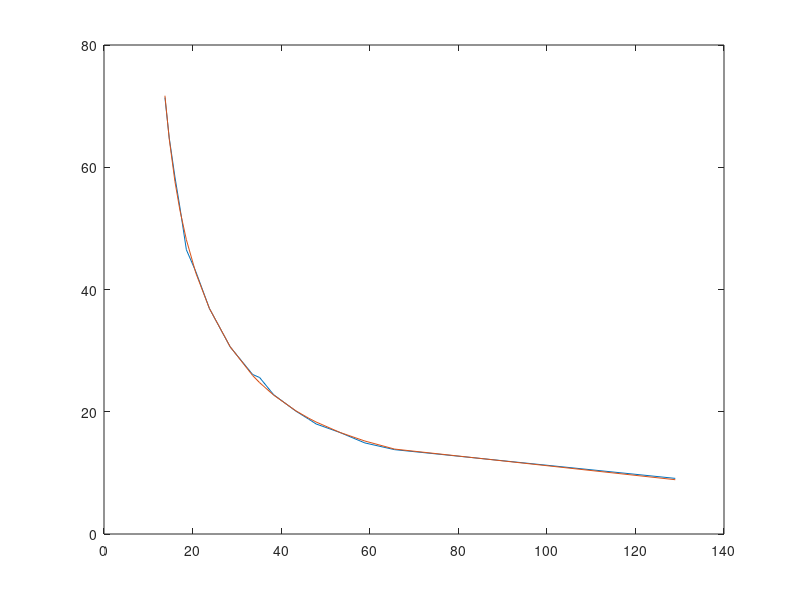

This chart was generated by the following MATLAB code:
cal_kohm=   [   129.0,  65.6,   58.9,   53.3,   47.9,   46.2,   43.33,  38.29,  35.14,  33.56,  28.5,   23.8,   20.75,  18.6,   17.13,  16.02,  14.73,  13.76];
cal_kg=     [   9.1,    13.8,   14.9,   16.6,   18.0,   18.8,   20.1,   22.8,   25.6,   26.1,   30.6,   36.9,   42.9,   46.5,   53.5,   58.4,   64.8,   71.4];

x=cal_kohm(1:end);
y=cal_kg(1:end);
% x=1./x;
n=4;
p = polyfit(1./x,y,n);
yfit = polyval(p,1./x);

% yfit = p1*x^n + p2*x^(n-1) + .... pn*x + pn+1

figure(1); clf; plot(x,y,x,yfit)

p2 = [2.8373e6, -4.0202e5, 2.2768e4, 291.58,5.4305];
n=4;
cal_in=46.2;
cal_out=0;
% for k=1:n+1
%     cal_out=cal_out+p2(k)*(1/cal_in)^(n-k+1);
%     disp(p2(k))
%     disp(n-k+1)
% end
% cal_out

for k=0:n
    cal_out=cal_out+p2(k+1)*(1/cal_in)^(n-k);
    disp(p2(k+1))
    disp(n-k+1+1)
end
cal_out
